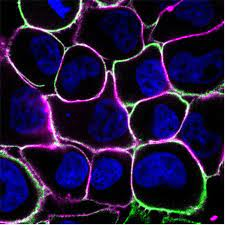
#> input picture Test_Image.jpg, 225 x 225 px; its folder holds only this picture in this run
$ python -i cell_segmentation.py   (imports and definitions only)
#> lines starting #> are read from the running program, lines starting #| are printed output that depends on the picture; after the words box and inside, x2 and y2 are one past the last pixel; in counts of white or black regions, pixels touching at a corner belong together
#> further down, picture is the input picture: shape (225, 225, 3); mean B, G, R 60, 22, 32.2
"""
Cell Segmentation Model for Digital Pathology
Implements advanced watershed-based segmentation for high-resolution medical images
"""

import cv2
import numpy as np
from scipy import ndimage
from skimage.segmentation import watershed
from skimage.filters import gaussian
import logging

class CellSegmentationModel:
    """
    Advanced cell segmentation model using watershed algorithm
    Designed for high-resolution digital pathology images (~50K x 50K)
    """

    def __init__(self, min_cell_area=100, max_cell_area=50000):
        self.min_cell_area = min_cell_area
        self.max_cell_area = max_cell_area
        self.logger = logging.getLogger(__name__)

    def segment_cells(self, image):
        """
    Main segmentation pipeline combining multiple techniques.
        """
        try:
            # Step 1: Preprocessing
            preprocessed = self._preprocess_image(image)

            # Step 2: Generate markers for watershed
            markers, sure_fg, sure_bg = self._generate_markers(preprocessed)

            # Step 3: Apply watershed segmentation
            labels = self._apply_watershed(preprocessed, markers)

            # Step 4: Extract individual cells and clean up results
            cell_masks, cell_contours = self._extract_cells(labels, preprocessed)

            # Step 5: Create visualization
            segmented_image = self._create_segmentation_visualization(image, cell_masks)

            self.logger.info(f"Segmentation completed: {len(cell_masks)} cells detected")

            return segmented_image, cell_masks, cell_contours

        except Exception as e:
            self.logger.error(f"Segmentation failed: {str(e)}")
            empty_segmented = image.copy()
            return empty_segmented, [], []

    def _preprocess_image(self, image):
        """
        Advanced preprocessing for fluorescence microscopy images.
        Optimized for images with fluorescent staining (nuclei, membranes).
        """
        # Ensure image is in BGR format
        if len(image.shape) == 2:
            image = cv2.cvtColor(image, cv2.COLOR_GRAY2BGR)

        # Split into channels (B, G, R) for fluorescence analysis
        blue_channel, green_channel, red_channel = cv2.split(image)

        # Use blue channel (typically nuclei/DAPI staining) for segmentation
        nuclei = blue_channel.copy()

        # Apply Gaussian blur to reduce noise
        blurred = cv2.GaussianBlur(nuclei, (5, 5), 0)

        return blurred

    def _generate_markers(self, image):
        """
        Generate markers for marker-controlled watershed segmentation.
        Optimized for fluorescence microscopy with adaptive thresholding.
        """
        # Use adaptive thresholding instead of Otsu for fluorescence images
        binary = cv2.adaptiveThreshold(
            image, 255,
            cv2.ADAPTIVE_THRESH_GAUSSIAN_C,
            cv2.THRESH_BINARY,
            11, 2
        )
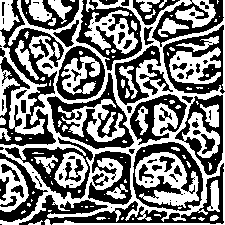
#> binary: shape (225, 225); 48.4% white; 111 white regions (69 under 20 px), largest, box (x1, y1, x2, y2) and area: (0, 0, 225, 225) 11752, (135, 152, 199, 208) 1772, (0, 31, 47, 135) 1148

        # Morphological operations to clean up the binary image
        kernel = np.ones((3, 3), np.uint8)

        # Remove noise
        opening = cv2.morphologyEx(binary, cv2.MORPH_OPEN, kernel, iterations=2)
#> opening: shape (225, 225); 19.2% white; 131 white regions (1 under 20 px), largest, box (x1, y1, x2, y2) and area: (170, 49, 220, 65) 400, (156, 192, 197, 205) 380, (148, 169, 186, 188) 303

        # Finding sure foreground area using distance transform
        dist_transform = cv2.distanceTransform(opening, cv2.DIST_L2, 5)

        # Use lower threshold for fluorescence images (0.2 instead of 0.4)
        threshold_ratio = 0.2  # Lower threshold detects more cells
        _, sure_fg = cv2.threshold(dist_transform, threshold_ratio * dist_transform.max(), 255, 0)
#> sure_fg: shape (225, 225) float32; 10.4% white; 143 white regions (67 under 20 px), largest, box (x1, y1, x2, y2) and area: (157, 193, 196, 204) 256, (171, 50, 219, 64) 246, (30, 4, 46, 20) 177
        sure_fg = np.uint8(sure_fg)

        # Sure background area
        sure_bg = cv2.dilate(opening, kernel, iterations=3)
#> sure_bg: shape (225, 225); 52.3% white; 16 black regions (11 under 20 px), largest, box (x1, y1, x2, y2) and area: (0, 0, 225, 225) 23714, (0, 89, 39, 117) 260, (39, 116, 45, 122) 31, (153, 185, 169, 189) 29, (14, 189, 20, 194) 20

        # Find unknown region (boundary between cells)
        unknown = cv2.subtract(sure_bg, sure_fg)
#> unknown: shape (225, 225); 41.9% white; 32 white regions (1 under 20 px), largest, box (x1, y1, x2, y2) and area: (68, 96, 141, 201) 2477, (142, 149, 222, 215) 2424, (0, 69, 69, 153) 2377

        # Create markers for watershed
        num_labels, markers = cv2.connectedComponents(sure_fg)
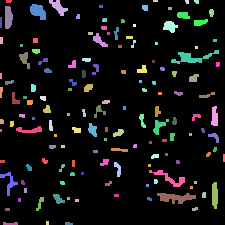
#> markers: shape (225, 225) int32; 144 distinct labels, from 0 to 143; one colour per label, 0 black
#> num_labels = 144

        # Add background marker
        markers = markers + 1
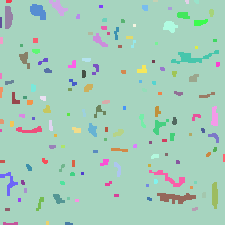
#> markers: shape (225, 225) int32; 144 distinct labels, from 1 to 144; one colour per label, 0 black

        # Mark unknown regions as 0
        markers[unknown == 255] = 0
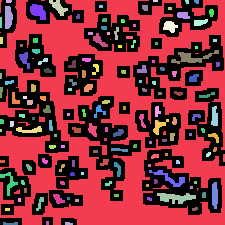
#> markers: shape (225, 225) int32; 145 distinct labels, from 0 to 144; one colour per label, 0 black

        return markers, sure_fg, sure_bg

    def _apply_watershed(self, image, markers):
        """
        Apply watershed algorithm with generated markers.
        Handles both grayscale and color images.
        """
        # Convert single channel to 3-channel for watershed if needed
        if len(image.shape) == 2:
            image_3ch = cv2.cvtColor(image, cv2.COLOR_GRAY2BGR)
        else:
            image_3ch = image

        # Apply watershed
        labels = cv2.watershed(image_3ch, markers)
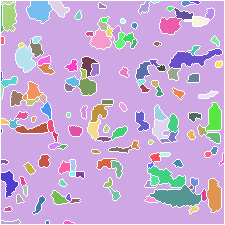
#> labels: shape (225, 225) int32; 145 distinct labels, from -1 to 144; one colour per label, 0 black, -1 white

        return labels

    def _extract_cells(self, labels, original_image):
        """
        Extract individual cells from watershed labels and apply quality filters
        """
        cell_masks = []
        cell_contours = []

        # Get unique labels (excluding background and borders)
        unique_labels = np.unique(labels)
#> unique_labels = 145 values from -1 to 144
        unique_labels = unique_labels[(unique_labels > 1) & (unique_labels != -1)]  # Exclude 0, 1, and -1 (borders)
#> unique_labels = 143 values from 2 to 144

        for label in unique_labels:
            # Create mask for current cell
            mask = (labels == label).astype(np.uint8) * 255

            # Calculate cell area
            cell_area = np.sum(mask > 0)

            # Filter by area - remove cells that are too small or too large
            if self.min_cell_area <= cell_area <= self.max_cell_area:
                # Find contours for this cell
                contours, _ = cv2.findContours(mask, cv2.RETR_EXTERNAL, cv2.CHAIN_APPROX_SIMPLE)

                if contours:
                    # Use the largest contour
                    largest_contour = max(contours, key=cv2.contourArea)

                    # Additional quality checks
                    if self._is_valid_cell(largest_contour, mask):
                        cell_masks.append(mask)
                        cell_contours.append(largest_contour)
#> this loop made 143 passes
#> (cell_area, contours, area in _is_valid_cell, perimeter in _is_valid_cell, circularity in _is_valid_cell, hull_area in _is_valid_cell, solidity in _is_valid_cell) on pass 9: (299, 1 contour; box (x1, y1, x2, y2) and area: (3, 3, 16, 31) 263, 263, 80.77, 0.507, 300.5, 0.875)
#> (cell_area, area in _is_valid_cell, perimeter in _is_valid_cell, circularity in _is_valid_cell, hull_area in _is_valid_cell, solidity in _is_valid_cell) on passes 2, 6, 12, 17, 18, 23: (165, 139.5, 56.87, 0.542, 169, 0.825), (387, 350, 82.77, 0.642, 394, 0.888), (117, 93.5, 52.87, 0.42, 127, 0.736), (129, 100.5, 59.56, 0.356, 146, 0.688), (270, 239.5, 68.53, 0.641, 274, 0.874), (267, 236, 71.6, 0.579, 278.5, 0.847)
#> pass 1, in _extract_cells, `mask = (labels == label).astype(np.uint8) * 255`:
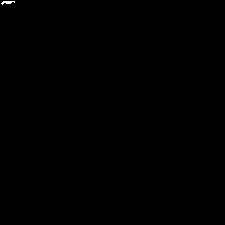
#> mask: shape (225, 225); 0.06% white in thin lines or dots, all inside (x1, y1, x2, y2) = (1, 1, 15, 5)
#> after the loop: mask: shape (225, 225); 0.04% white in thin lines or dots, all inside (x1, y1, x2, y2) = (64, 221, 74, 224)
#> after the loop, cell_contours = 29 contours; largest, box (x1, y1, x2, y2) and area: (150, 185, 201, 207) 596, (27, 1, 52, 23) 350, (207, 179, 221, 212) 315, (16, 45, 35, 72) 294, (3, 3, 16, 31) 263; cell_masks = 29 items

        self.logger.info(f"Extracted {len(cell_masks)} valid cells from {len(unique_labels)} detected regions")
        return cell_masks, cell_contours

    def _is_valid_cell(self, contour, mask):
        """
        Quality validation for detected cells based on morphological properties
        """
        # Calculate basic properties
        area = cv2.contourArea(contour)
        perimeter = cv2.arcLength(contour, True)

        if perimeter == 0:
            return False

        # Circularity check (cells should be roughly circular)
        circularity = 4 * np.pi * area / (perimeter * perimeter)

        # Convexity check
        hull = cv2.convexHull(contour)
        hull_area = cv2.contourArea(hull)
        solidity = area / hull_area if hull_area > 0 else 0

        # Define acceptable ranges for cell-like objects
        min_circularity = 0.3  # Allows for some irregularity
        min_solidity = 0.6     # Ensures the object is relatively solid

        return circularity >= min_circularity and solidity >= min_solidity

    def _create_segmentation_visualization(self, original_image, cell_masks):
        """
        Create a colorized visualization of the segmentation results.
        Optimized for fluorescence images with yellow contours for visibility.
        """
        # Create overlay on original image
        visualization = original_image.copy()

        # Ensure visualization is in color
        if len(visualization.shape) == 2:
            visualization = cv2.cvtColor(visualization, cv2.COLOR_GRAY2BGR)

        # Draw each cell with yellow/cyan contours (more visible on fluorescence)
        for i, mask in enumerate(cell_masks):
            # Find contours
            contours, _ = cv2.findContours(mask, cv2.RETR_EXTERNAL, cv2.CHAIN_APPROX_SIMPLE)

            # Draw contour boundary in yellow/cyan
            cv2.drawContours(visualization, contours, -1, (0, 255, 255), 2)

            # Add cell number
            if contours:
                M = cv2.moments(contours[0])
                if M["m00"] != 0:
                    cx = int(M["m10"] / M["m00"])
                    cy = int(M["m01"] / M["m00"])
                    cv2.putText(visualization, str(i+1), (cx-10, cy+5),
                              cv2.FONT_HERSHEY_SIMPLEX, 0.5, (0, 255, 255), 2)
#> this loop made 29 passes
#> (contours, cx, cy) on pass 3: (1 contour; box (x1, y1, x2, y2) and area: (3, 3, 16, 31) 263, 8, 16)
#> (cx, cy) on passes 1, 2, 4, 5, 6, 7: (58, 7), (39, 10), (183, 14), (198, 20), (169, 25), (100, 39)
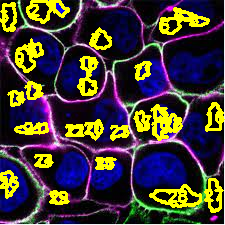
#> visualization: shape (225, 225, 3); 14.29% of pixels changed, all inside (x1, y1, x2, y2) = (0, 0, 225, 213)

        return visualization

    # [75 lines left out: functions segment_large_image, _remove_duplicates, not called in this run]

>>> import cv2
>>> picture = cv2.imread('Test_Image.jpg')
>>> result = CellSegmentationModel().segment_cells(picture)
